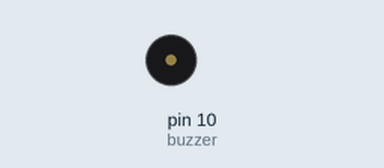
Recording of a sketch running on a simulated Arduino Uno, built with avr-gcc and run on an emulated ATmega328P. On the bench: buzzer (waves = sounding).

Above: at 0.5 s.
At 4.5 s:
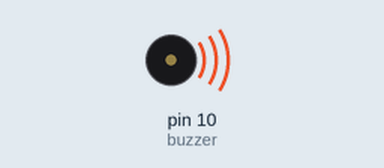
Timing chart, 0 to 6.9 s (numbered marks = the images above):
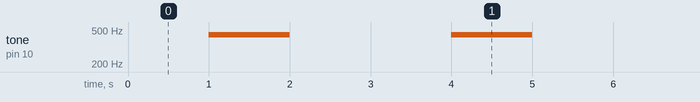

The sketch:

buzzer.ino
```cpp
int buzzer= 10;

void setup() {
pinMode(buzzer,OUTPUT);

}

void loop() {
for (int i=0; i<10; i++){
  delay (1000);
  tone (buzzer,440,1000);
  delay (2000);
}
}
```

Measured:
- by itself, tone on pin 10 (buzzer): alternates 440 Hz for 1.0 s and silent for 2.0 s
